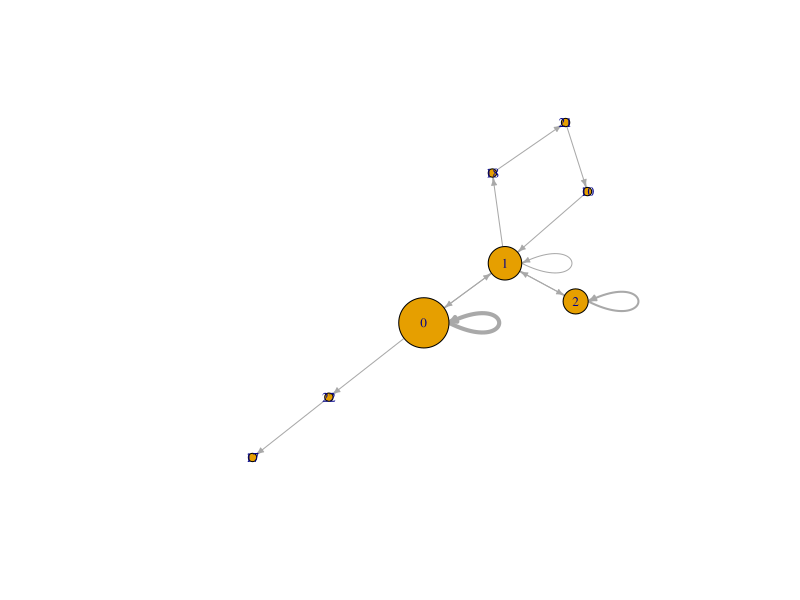

This chart was generated by the following R code:
library(readr)
library(dplyr)
library(igraph)

# =====================================================
# CARGAR DATOS
# =====================================================

Secuencia <- read_delim(
  "Secuencia.csv",
  delim = ";",
  escape_double = FALSE,
  trim_ws = TRUE
)

# =====================================================
# FUNCION PARA RECONSTRUIR RED AOI->AOI
# =====================================================

build_aoi_network <- function(df){
  
  # =====================================
  # ORDEN TEMPORAL
  # =====================================
  
  df <- df[order(df$Secuencia), ]
  
  areas <- df$Area
  
  if(length(areas) < 2){
    return(NULL)
  }
  
  # =====================================
  # VARIABLES SECUENCIALES
  # =====================================
  
  FirstAOI <- as.character(areas[1])
  
  FirstTransition <- paste0(
    areas[1],
    "_",
    areas[2]
  )
  
  First3AOIs <- paste(
    head(areas,3),
    collapse = "_"
  )
  
  # =====================================
  # RED
  # =====================================
  
  edges <- data.frame(
    from = head(areas,-1),
    to   = tail(areas,-1)
  )
  
  edges_weighted <- edges %>%
    count(from,to,name="weight")
  
  g <- graph_from_data_frame(
    edges_weighted,
    directed = TRUE
  )
  
  E(g)$weight <- edges_weighted$weight
  
  node_freq <- table(areas)
  
  V(g)$visits <- as.numeric(
    node_freq[
      match(
        V(g)$name,
        names(node_freq)
      )
    ]
  )
  
  # =====================================
  # RESULTADO
  # =====================================
  
  return(
    list(
      graph = g,
      edges = edges,
      edges_weighted = edges_weighted,
      node_freq = node_freq,
      
      FirstAOI = FirstAOI,
      FirstTransition = FirstTransition,
      First3AOIs = First3AOIs
    )
  )
}

# =====================================================
# CONSTRUIR TODAS LAS REDES
# =====================================================

NetworkList <- list()

TrajectoryFeatures <- data.frame()

subjects <- unique(Secuencia$Sujeto)

for(s in subjects){
  
  cat("Procesando sujeto:",s,"\n")
  
  data_s <- filter(
    Secuencia,
    Sujeto == s
  )
  
  ensayos <- unique(data_s$Ensayo)
  
  for(e in ensayos){
    
    data_se <- filter(
      data_s,
      Ensayo == e
    )
    
    net <- build_aoi_network(data_se)
    
    if(!is.null(net)){
      
      nombre <- paste0(
        "S",
        s,
        "_E",
        e
      )
      
      NetworkList[[nombre]] <- net
      
      # ===================================
      # TABLA DE CARACTERISTICAS
      # ===================================
      
      TrajectoryFeatures <- rbind(
        TrajectoryFeatures,
        data.frame(
          Sujeto = s,
          Ensayo = e,
          Choice <- unique(data_se$ChosenCondition),
          
          FirstAOI = net$FirstAOI,
          FirstTransition = net$FirstTransition,
          First3AOIs = net$First3AOIs,
          
          Nodes = gorder(net$graph),
          Edges = gsize(net$graph),
          
          stringsAsFactors = FALSE
        )
      )
      
    }
  }
}
names(TrajectoryFeatures$Choice....unique.data_se.ChosenCondition.) <- "Choice"
names(TrajectoryFeatures)[3] <- "Choice"

# ¿Qué AOI aparece primero entre quienes terminan eligiendo Precio?
table(
  TrajectoryFeatures$FirstAOI,
  TrajectoryFeatures$Choice
)

# ¿Qué transición inicial es más frecuente?
table(
  TrajectoryFeatures$FirstTransition,
  TrajectoryFeatures$Choice
)

# ¿Qué secuencias iniciales aparecen más?
TrajectoryFeatures |>
  count(
    First3AOIs,
    Choice
  ) |>
  arrange(desc(n))

table(TrajectoryFeatures$Choice)

prop.table(
  table(
    TrajectoryFeatures$FirstAOI,
    TrajectoryFeatures$Choice
  ),
  margin=2
)

# =====================================================
# EJEMPLO
# =====================================================

net104 <- NetworkList[["S104_E1"]]

plot(
  net104$graph,
  vertex.size = V(net104$graph)$visits * 5,
  edge.width = E(net104$graph)$weight,
  vertex.label.cex = 0.8,
  edge.arrow.size = .4,
  layout = layout_with_fr(net104$graph)
)

length(NetworkList)

Secuencia |>
  dplyr::distinct(Sujeto, Ensayo) |>
  nrow()


Problemas <- data.frame()

subjects <- unique(Secuencia$Sujeto)

for(s in subjects){
  
  data_s <- filter(
    Secuencia,
    Sujeto == s
  )
  
  ensayos <- unique(data_s$Ensayo)
  
  for(e in ensayos){
    
    data_se <- filter(
      data_s,
      Ensayo == e
    )
    
    if(nrow(data_se) < 2){
      
      Problemas <- rbind(
        Problemas,
        data.frame(
          Sujeto = s,
          Ensayo = e,
          N = nrow(data_se)
        )
      )
      
    }
    
  }
  
}

Problemas
table(Problemas$Sujeto)

table(
  sapply(
    NetworkList,
    function(x) gorder(x$graph)
  )
)



summary(
  sapply(
    NetworkList,
    function(x)
      gorder(x$graph)
  )
)


summary(
  sapply(
    NetworkList,
    function(x)
      gsize(x$graph)
  )
)
# ¿Qué AOIs aparecen más frecuentemente?


AOI_frequency <- table(
  unlist(
    lapply(
      NetworkList,
      function(x) V(x$graph)$name
    )
  )
)

sort(
  AOI_frequency,
  decreasing=TRUE
)

# ¿Qué transiciones aparecen más frecuentemente?

all_edges <- do.call(
  rbind,
  lapply(
    NetworkList,
    function(x)
      x$edges
  )
)

table(
  all_edges$from,
  all_edges$to
)


all_edges |>
  count(from,to) |>
  arrange(desc(n))


all_edges <- do.call(
  rbind,
  lapply(
    NetworkList,
    function(x)
      x$edges
  )
)

TransitionMatrix <- all_edges |>
  count(from,to)
